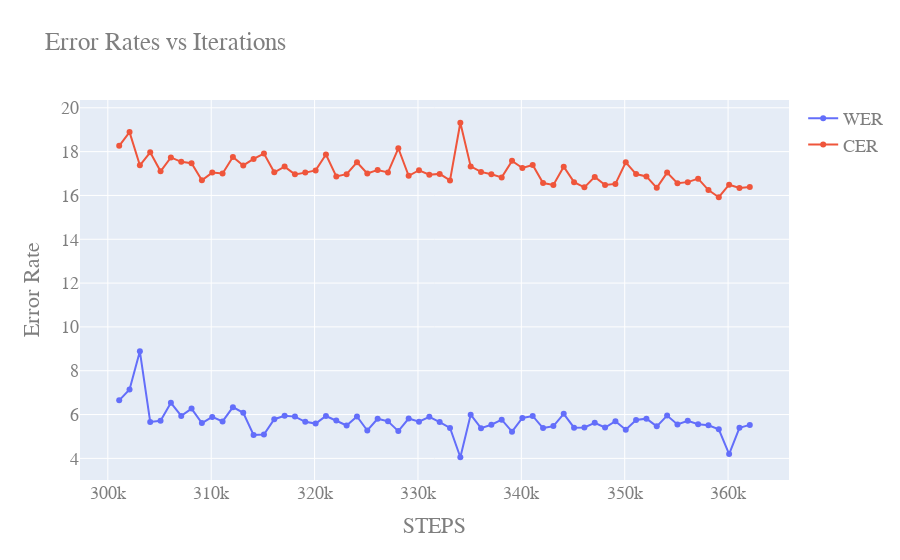

Notebook code for this chart:
### Code cell
fig = go.Figure()
fig.add_trace(go.Scatter(x=steps, y=wer,
                    mode='lines+markers',
                    name='WER'))
fig.add_trace(go.Scatter(x=steps, y=cer,
                    mode='lines+markers',
                    name='CER'))

fig.update_layout(
    title="Error Rates vs Iterations",
    xaxis_title="STEPS",
    yaxis_title="Error Rate",
    font=dict(
        family="Courier New, monospace",
        size=18,
        color="#7f7f7f"
    )
)
fig.show()
#fig.write_image("ErrorRatevsIterations.png")
